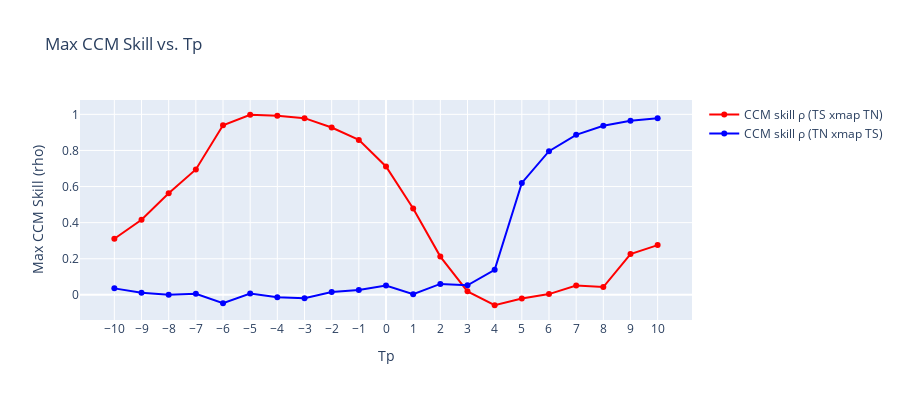

Notebook cell for this chart:
### Code cell
# Build a dataframe for pyEDM
df = pd.DataFrame({
    "Time": time,
    "TN": TN,
    "TS": TS,
})


Tps = range(-10, 11)  # scanning Tp from -10 to 10
forward_max_rhos = []  # for X -> Y
reverse_max_rhos = []  # for Y -> X

# For each Tp, run CCM
for Tp in Tps:
    ccm_out = CCM(
        dataFrame   = df,
        E           = 2,
        tau         = 1,
        columns     = 'TS',    # use X as the library (predictor)
        target      = 'TN',    # predict Y (target)
        libSizes    = '200',
        sample      = 200,
        random      = True,
        replacement = False,
        Tp          = Tp
    )

    forward_rho = ccm_out['TS:TN'].max()  # X->Y (i.e. predicting Y from X)
    reverse_rho = ccm_out['TN:TS'].max()  # Y->X (predicting X from Y)
    forward_max_rhos.append(forward_rho)
    reverse_max_rhos.append(reverse_rho)

# Plot the CCM skill vs. Tp using Plotly
fig = go.Figure()

fig.add_trace(go.Scatter(
    x=list(Tps), 
    y=forward_max_rhos, 
    mode='lines+markers', 
    name="CCM skill ρ (TS xmap TN)",
    line=dict(color='red')  # specify your color here
))

fig.add_trace(go.Scatter(
    x=list(Tps), 
    y=reverse_max_rhos, 
    mode='lines+markers', 
    name="CCM skill ρ (TN xmap TS)",
    line=dict(color='blue')  # specify your color here
))

fig.update_layout(
    title="Max CCM Skill vs. Tp",
    xaxis_title="Tp",
    yaxis_title="Max CCM Skill (rho)",
    width=900,
    height=400
)
fig.update_xaxes(tickmode='array', tickvals=list(Tps))
fig.show()

### Figure 1 — Plotly figure (JSON) as saved in the notebook; plotly's stock layout.template omitted (floating-point values rounded to 4 significant figures)
{"data": [{"line": {"color": "red"}, "mode": "lines+markers", "name": "CCM skill ρ (TS xmap TN)", "type": "scatter", "x": [-10, -9, -8, -7, -6, -5, -4, -3, -2, -1, 0, 1, 2, 3, 4, 5, 6, 7, 8, 9, 10], "y": [0.3111, 0.4163, 0.5628, 0.6947, 0.9399, 0.9978, 0.9921, 0.979, 0.927, 0.8586, 0.7113, 0.4783, 0.212, 0.0193, -0.05762, -0.02014, 0.004171, 0.05153, 0.04301, 0.2263, 0.2757]}, {"line": {"color": "blue"}, "mode": "lines+markers", "name": "CCM skill ρ (TN xmap TS)", "type": "scatter", "x": [-10, -9, -8, -7, -6, -5, -4, -3, -2, -1, 0, 1, 2, 3, 4, 5, 6, 7, 8, 9, 10], "y": [0.03592, 0.01152, 0.0006094, 0.005678, -0.04678, 0.007733, -0.01312, -0.01898, 0.01605, 0.0268, 0.05153, 0.003908, 0.06066, 0.05267, 0.1386, 0.62, 0.796, 0.8867, 0.9368, 0.9643, 0.9778]}], "layout": {"height": 400, "title": {"text": "Max CCM Skill vs. Tp"}, "width": 900, "xaxis": {"tickmode": "array", "tickvals": [-10, -9, -8, -7, -6, -5, -4, -3, -2, -1, 0, 1, 2, 3, 4, 5, 6, 7, 8, 9, 10], "title": {"text": "Tp"}}, "yaxis": {"title": {"text": "Max CCM Skill (rho)"}}}}
